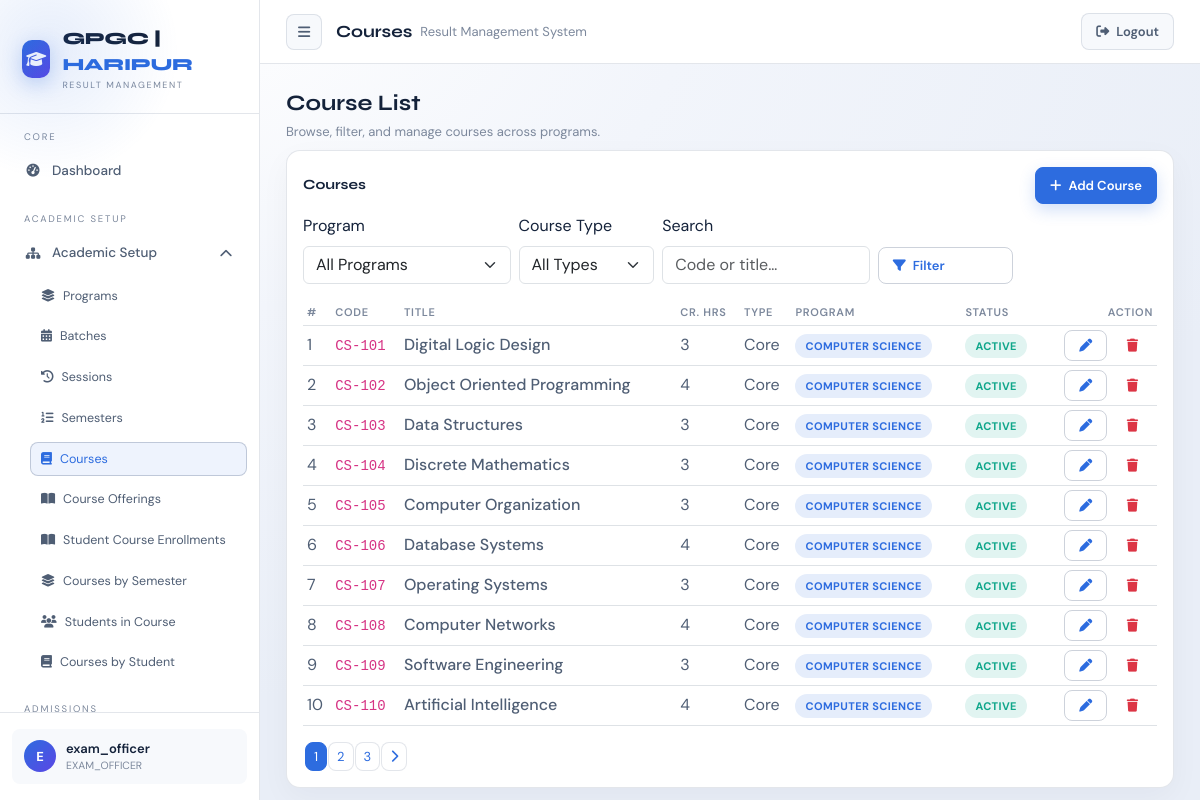
The page /courses/courses/ (signed in) on the database its author committed.
### accounts/models.py (models this page shows, shortened)
class User(AbstractUser):
    department = models.ForeignKey(
        "academics.Department",
        on_delete=models.SET_NULL,
        null=True,
        blank=True,
        related_name="users"
    )
    is_locked = models.BooleanField(default=False)
    def in_group(self, name):
        return self.groups.filter(name=name).exists()
    def is_exam_officer(self):
        return self.in_group("EXAM_OFFICER")
    def is_dept_controller(self):
        return self.in_group("DEPT_CONTROLLER") or self.in_group("INTERNAL_EXAM_CONTROLLER")
    def is_student(self):
        return self.in_group("STUDENT")
    def is_department_scoped(self):
        return self.is_dept_controller()

### courses/models.py (models this page shows, shortened)
class Course(models.Model):
    COURSE_TYPE_CHOICES = [
        ("Core", "Core"),
        ("Elective", "Elective"),
    ]
    STATUS_CHOICES = [
        ("ACTIVE", "Active"),
        ("INACTIVE", "Inactive"),
    ]
    department = models.ForeignKey(
        "academics.Department",
        on_delete=models.CASCADE,
        related_name="courses"
    )
    course_code = models.CharField(max_length=20)
    course_title = models.CharField(max_length=255)
    credit_hours = models.IntegerField()
    course_type = models.CharField(max_length=20, choices=COURSE_TYPE_CHOICES)  # Core, Elective, etc.
    status = models.CharField(max_length=20, choices=STATUS_CHOICES, default="ACTIVE")

### academics/models.py (models this page shows, shortened)
class Department(models.Model):
    name = models.CharField(max_length=200)
    code = models.CharField(max_length=20, unique=True)
    duration_years = models.IntegerField()
    is_active = models.BooleanField(default=True)

### courses/views.py (the view, shortened to what this page needs)
# urls.py: path("courses/", views.courses_view, name="courses"),
@login_required(login_url="accounts:login_page")
@never_cache
def courses_view(request):
    deny = _require_courses_read(request)
    if deny:
        return deny
    def _dept_restrict(qs, field_path):
        if request.user.is_department_scoped() and request.user.department_id:
            return qs.filter(**{field_path: request.user.department_id})
        return qs
    department_id = request.GET.get("department_id", "")
    course_type = request.GET.get("course_type", "")
    search = request.GET.get("search", "").strip()
    if request.user.is_department_scoped() and request.user.department_id:
        if not department_id:
            department_id = str(request.user.department_id)
    qs = Course.objects.select_related("department").order_by("department__name", "course_code")
    qs = _dept_restrict(qs, "department_id")
    if department_id:
        qs = qs.filter(department_id=department_id)
    if course_type:
        qs = qs.filter(course_type=course_type)
    if search:
        qs = qs.filter(Q(course_code__icontains=search) | Q(course_title__icontains=search))
    paginator = Paginator(qs, 10)
    page_obj = paginator.get_page(request.GET.get("page"))
    try:
        dept_id_int = int(department_id) if department_id else ""
    except (ValueError, TypeError):
        dept_id_int = ""
    context = {
        "courses": page_obj,
        "page_obj": page_obj,
        "departments": _dept_restrict(Department.objects.filter(is_active=True), "id"),
        "batches": Batch.objects.all(),
        "semesters": Semester.objects.all(),
        "department_id": dept_id_int,
        "course_type": course_type,
        "search": search,
    }
    return render(request, "courses/courses.html", context)

### accounts/permissions.py (called while the page is built)
def perm_codename(module, action):
    mapping = MODULE_PERMS.get(module)
    if not mapping:
        return None
    app_label, model = mapping
    action_code = ACTION_TO_CODENAME.get(action)
    if not action_code:
        return None
    return app_label, f"{action_code}_{model}"

def can(user, module, action):
    code = perm_codename(module, action)
    if not code:
        return False
    app_label, codename = code
    return user.has_perm(f"{app_label}.{codename}")

### accounts/templatetags/permissions_tags.py (called while the page is built)
@register.simple_tag
def can(user, module, action):
    return can_check(user, module, action)

### courses/views.py (called while the page is built)
def _require_courses_read(request):
    if not can(request.user, "COURSES", "read"):
        return redirect("accounts:dashboard")
    return None

### templates/courses/courses.html (shortened to what this page needs)
{% extends "dashboard/layout.html" %}
{% load permissions_tags %}
{% block topbar_display %}Courses{% endblock %}
{% block dashboard_content %}
<div class="rms-page-head">
    <h2>Course List</h2>
    <p>Browse, filter, and manage courses across programs.</p>
</div>
<div class="rms-card">
    <div class="rms-section-title">
        <h5>Courses</h5>
        <div class="d-flex gap-2">
            <a class="btn btn-primary btn-sm" href="{% url 'courses:add_course' %}" aria-label="Add new course">
                <i class="fas fa-plus"></i> Add Course
            </a>
        </div>
    </div>
    <form method="get" class="row g-2 align-items-end mb-3" data-chain-group="courses" data-auto-submit>
        <div class="col-lg-3">
            <label class="form-label">Program</label>
            {% if request.user.is_exam_officer %}
            <select title="Program" class="form-select" name="department_id">
                <option value="">All Programs</option>
            </select>
            {% endif %}
        </div>
        <div class="col-lg-2">
            <label class="form-label">Course Type</label>
            <select title="Course Type" class="form-select" name="course_type">
                <option value="">All Types</option>
            </select>
        </div>
        <div class="col-lg-3">
            <label class="form-label">Search</label>
            <input type="text" class="form-control" name="search" placeholder="Code or title…" value="{{ search }}">
        </div>
        <div class="col-lg-2">
            <button class="btn btn-outline-primary w-100">
                <i class="fas fa-filter"></i> Filter
            </button>
        </div>
    </form>
    <div class="rms-table-wrap">
        <table class="table table-sm align-middle rms-table mb-0">
            <thead>
                <tr>
                    <th>#</th>
                    <th>Code</th>
                    <th>Title</th>
                    <th>Cr. Hrs</th>
                    <th>Type</th>
                    <th>Program</th>
                    <th>Status</th>
                    <th class="text-end">Action</th>
                </tr>
            </thead>
            <tbody>
                {% for c in courses %}
                <tr>
                    <td>{{ page_obj.start_index|add:forloop.counter0 }}</td>
                    <td><code>{{ c.course_code }}</code></td>
                    <td class="fw-500">{{ c.course_title }}</td>
                    <td>{{ c.credit_hours }}</td>
                    <td>{{ c.course_type }}</td>
                    <td><span class="chip blue">{{ c.department.name }}</span></td>
                    <td>
                        {% if c.status == 'ACTIVE' %}
                        <span class="chip green">Active</span>
                        {% else %}
                        <span class="chip red">Inactive</span>
                        {% endif %}
                    </td>
                    <td class="text-end">
                        <button class="btn btn-sm btn-outline-primary" type="button"
                            data-bs-toggle="collapse" data-bs-target="#edit-course-{{ c.id }}"
                            aria-expanded="false" aria-label="Edit {{ c.course_title }}">
                            <i class="fas fa-pen"></i>
                        </button>
                        {% can request.user "COURSES" "delete" as can_delete_courses %}
                        {% if can_delete_courses %}
                        <form method="post" class="d-inline"
                            onsubmit="return confirm('Delete course {{ c.course_code }}?');">
                            <button class="btn btn-sm btn-outline-danger" type="submit"
                                aria-label="Delete {{ c.course_title }}">
                                <i class="fas fa-trash"></i>
                            </button>
                        </form>
                        {% endif %}
                    </td>
                </tr>
                {% endfor %}
            </tbody>
        </table>
    </div>
    {% if page_obj.has_other_pages %}
    <nav class="mt-3" aria-label="Courses pagination">
        <ul class="pagination pagination-sm mb-0">
            {% for num in page_obj.paginator.page_range %}
            <li class="page-item {% if page_obj.number == num %}active{% endif %}">
                <a class="page-link" href="?page={{ num }}">{{ num }}</a>
            </li>
            {% endfor %}
            {% if page_obj.has_next %}
            <li class="page-item">
                <a class="page-link" href="?page={{ page_obj.next_page_number }}">
                    <i class="fas fa-chevron-right"></i>
                </a>
            </li>
            {% endif %}
        </ul>
    </nav>
    {% endif %}
</div>
{% endblock %}

### templates/dashboard/layout.html (shortened to what this page needs)
{% extends "base.html" %}
{% load permissions_tags %}
{% block content %}
{% with path=request.path %}
<div class="app-shell" id="appShell">
    <aside class="sidebar">
        <div class="logo-area">
            <div class="logo-icon"><i class="fas fa-graduation-cap"></i></div>
            <div>
                <div class="logo-text">GPGC | <span>HARIPUR</span></div>
                <div class="logo-sub">Result Management</div>
            </div>
        </div>
        <div class="sidebar-nav">
        <div class="nav-section">
            <div class="nav-label">Core</div>
            <a class="nav-item{% if '/accounts/dashboard/' in path %} active{% endif %}"
                href="{% url 'accounts:dashboard' %}">
                <i class="fas fa-gauge-high"></i> Dashboard
            </a>
        </div>
        {% can request.user "BATCHES" "read" as can_batches %}
        {% can request.user "SESSIONS" "read" as can_sessions %}
        {% can request.user "SEMESTERS" "read" as can_semesters %}
        {% can request.user "COURSES" "read" as can_courses %}
        {% can request.user "COURSE_OFFERINGS" "read" as can_offerings %}
        {% can request.user "ENROLLMENTS" "read" as can_enrollments %}
        {% if can_batches or can_sessions or can_semesters or can_courses or can_offerings or can_enrollments %}
        <div class="nav-section">
            <div class="nav-label">Academic Setup</div>
            <div class="nav-group open">
                <div class="nav-item nav-toggle" data-toggle="academic-setup-menu">
                    <span style="display:flex;align-items:center;gap:10px;">
                        <i class="fas fa-sitemap"></i> Academic Setup
                    </span>
                    <i class="fas fa-chevron-down nav-caret"></i>
                </div>
                <div class="nav-submenu" id="academic-setup-menu">
                    {% if request.user.is_exam_officer %}
                    <a class="nav-subitem{% if '/academics/departments/' in path %} active{% endif %}"
                        href="{% url 'academics:departments' %}">
                        <i class="fas fa-layer-group"></i> Programs
                    </a>
                    {% endif %}
                    <a class="nav-subitem{% if '/academics/batches/' in path %} active{% endif %}"
                        href="{% url 'academics:batches' %}">
                        <i class="fas fa-calendar-days"></i> Batches
                    </a>
                    <a class="nav-subitem{% if '/academics/sessions/' in path %} active{% endif %}"
                        href="{% url 'academics:sessions' %}">
                        <i class="fas fa-clock-rotate-left"></i> Sessions
                    </a>
                    <a class="nav-subitem{% if '/academics/semesters/' in path %} active{% endif %}"
                        href="{% url 'academics:semesters' %}">
                        <i class="fas fa-list-ol"></i> Semesters
                    </a>
                    <a class="nav-subitem{% if '/courses/courses/' in path %} active{% endif %}"
                        href="{% url 'courses:courses' %}">
                        <i class="fas fa-book"></i> Courses
                    </a>
                    <a class="nav-subitem{% if '/courses/offerings/' in path %} active{% endif %}"
                        href="{% url 'courses:course_offerings' %}">
                        <i class="fas fa-book-open"></i> Course Offerings
                    </a>
                    <a class="nav-subitem{% if '/enrollments/enrollments/' in path %} active{% endif %}"
                        href="{% url 'enrollments:enrollments' %}">
                        <i class="fas fa-book-open"></i> Student Course Enrollments
                    </a>
                    <a class="nav-subitem{% if '/enrollments/semester-courses/' in path %} active{% endif %}"
                        href="{% url 'enrollments:semester_courses' %}">
                        <i class="fas fa-layer-group"></i> Courses by Semester
                    </a>
                    <a class="nav-subitem{% if '/enrollments/course-students/' in path %} active{% endif %}"
                        href="{% url 'enrollments:course_students' %}">
                        <i class="fas fa-users"></i> Students in Course
                    </a>
                    <a class="nav-subitem{% if '/enrollments/student-courses/' in path %} active{% endif %}"
                        href="{% url 'enrollments:student_courses' %}">
                        <i class="fas fa-book"></i> Courses by Student
                    </a>
                </div>
            </div>
        </div>
        {% endif %}
        {% can request.user "STUDENTS" "read" as can_students %}
        {% if can_students %}
        <div class="nav-section">
            <div class="nav-label">Admissions</div>
        </div>
        {% endif %}
        {% can request.user "EXAMS" "read" as can_exams %}
        {% can request.user "RESULTS" "read" as can_results %}
        </div>
        <div class="sidebar-footer">
            <div class="user-card">
                <div class="user-avatar">{{ request.user.username|first|upper }}</div>
                <div style="flex:1;overflow:hidden;">
                    <div class="user-name">{{ request.user.username }}</div>
                    <div class="user-role">
                        {% for g in request.user.groups.all %}
                        {{ g.name }}{% if not forloop.last %}, {% endif %}
                        {% empty %}
                        —
                        {% endfor %}
                    </div>
                </div>
            </div>
        </div>
    </aside>
    <div class="main">
        <div class="topbar">
            <button class="top-btn" type="button" id="sidebarToggle" aria-label="Toggle sidebar">
                <i class="fas fa-bars"></i>
            </button>
            <div class="topbar-title">
                {% block topbar_display %}{% endblock %}
                <span>Result Management System</span>
            </div>
            <div class="topbar-actions">
                <a class="btn btn-ghost" href="{% url 'accounts:logout' %}">
                    <i class="fas fa-right-from-bracket"></i> Logout
                </a>
            </div>
        </div>
        <div class="content">
            {% block dashboard_content %}{% endblock %}
        </div>
    </div>
</div>
{% endwith %}
{% endblock %}

### rows shown on the page
User: user.username|first "E", user.username "exam_officer"
Course: start_index|add "1", course_code "CS-101", course_title "Digital Logic Design", credit_hours "3", course_type "Core", department.name "COMPUTER SCIENCE", status "ACTIVE"
Course: start_index|add "2", course_code "CS-102", course_title "Object Oriented Programming", credit_hours "4", course_type "Core", department.name "COMPUTER SCIENCE", status "ACTIVE"
Course: start_index|add "3", course_code "CS-103", course_title "Data Structures", credit_hours "3", course_type "Core", department.name "COMPUTER SCIENCE", status "ACTIVE"
Course: start_index|add "4", course_code "CS-104", course_title "Discrete Mathematics", credit_hours "3", course_type "Core", department.name "COMPUTER SCIENCE", status "ACTIVE"
Course: start_index|add "5", course_code "CS-105", course_title "Computer Organization", credit_hours "3", course_type "Core", department.name "COMPUTER SCIENCE", status "ACTIVE"
Course: start_index|add "6", course_code "CS-106", course_title "Database Systems", credit_hours "4", course_type "Core", department.name "COMPUTER SCIENCE", status "ACTIVE"
Course: start_index|add "7", course_code "CS-107", course_title "Operating Systems", credit_hours "3", course_type "Core", department.name "COMPUTER SCIENCE", status "ACTIVE"
Course: start_index|add "8", course_code "CS-108", course_title "Computer Networks", credit_hours "4", course_type "Core", department.name "COMPUTER SCIENCE", status "ACTIVE"
Course: start_index|add "9", course_code "CS-109", course_title "Software Engineering", credit_hours "3", course_type "Core", department.name "COMPUTER SCIENCE", status "ACTIVE"
Course: start_index|add "10", course_code "CS-110", course_title "Artificial Intelligence", credit_hours "4", course_type "Core", department.name "COMPUTER SCIENCE", status "ACTIVE"

### other values the page prints
{{ g.name }} "EXAM_OFFICER"
{{ num }} "1" "2" "3"
